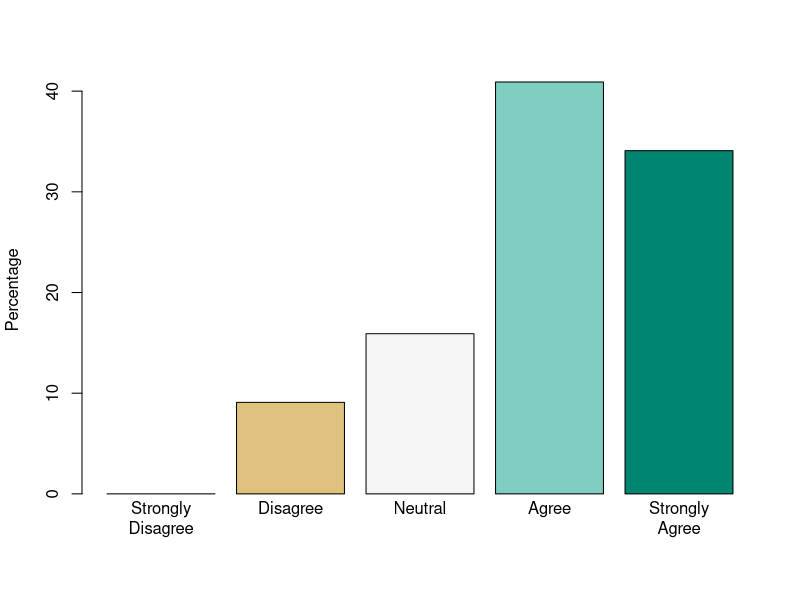

Source code (R):
library(RColorBrewer)

args <- commandArgs(TRUE)
outFile = args[1]

survey <- read.csv("survey_results.csv",head=TRUE)

labeled <- factor(survey$cop,
    levels = c(1:5),
    labels = c("Strongly\nDisagree", "Disagree\n", "Neutral\n", "Agree\n", "Strongly\nAgree"))

counts <- table(labeled)
print(counts)

rowcount <- sum(counts)
percentage <- counts / rowcount * 100

print(percentage)
png(outFile)
barplot(percentage,
    ylab="Percentage",
    col=brewer.pal(5,"BrBG")
   )
